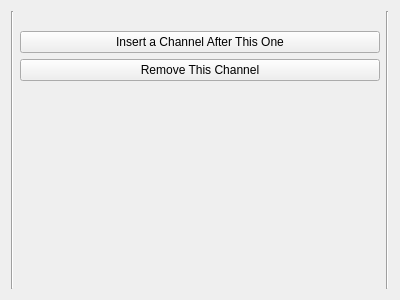
<?xml version="1.0" encoding="UTF-8"?>
<ui version="4.0">
 <class>FunGenSPAChannelAlignment</class>
 <widget class="QWidget" name="FunGenSPAChannelAlignment">
  <property name="geometry">
   <rect>
    <x>0</x>
    <y>0</y>
    <width>400</width>
    <height>300</height>
   </rect>
  </property>
  <layout class="QHBoxLayout" name="MainHBox">
   <item>
    <widget class="QFrame" name="vseparator1">
     <property name="frameShape">
      <enum>QFrame::VLine</enum>
     </property>
     <property name="frameShadow">
      <enum>QFrame::Sunken</enum>
     </property>
    </widget>
   </item>
   <item>
    <layout class="QVBoxLayout" name="OuterVBox">
     <item>
      <widget class="QLabel" name="TitleLabel">
       <property name="text">
        <string/>
       </property>
      </widget>
     </item>
     <item>
      <widget class="QPushButton" name="InsertChannelButton">
       <property name="text">
        <string>Insert a Channel After This One</string>
       </property>
       <property name="toolTip">
        <string>Only Works when "Multi_Pan" is selected</string>
       </property>
      </widget>
     </item>
     <item>
      <widget class="QPushButton" name="RemoveChannelButton">
       <property name="text">
        <string>Remove This Channel</string>
       </property>
       <property name="toolTip">
        <string>Only Works when "Multi_Pan" is selected</string>
       </property>
      </widget>
     </item>
     <item>
      <layout class="QVBoxLayout" name="MainVBox">
       <item>
        <spacer name="verticalSpacer">
         <property name="orientation">
          <enum>Qt::Vertical</enum>
         </property>
         <property name="sizeHint" stdset="0">
          <size>
           <width>20</width>
           <height>40</height>
          </size>
         </property>
        </spacer>
       </item>
      </layout>
     </item>
    </layout>
   </item>
   <item>
    <widget class="QFrame" name="vseparator2">
     <property name="frameShape">
      <enum>QFrame::VLine</enum>
     </property>
     <property name="frameShadow">
      <enum>QFrame::Sunken</enum>
     </property>
    </widget>
   </item>
  </layout>
 </widget>
 <resources/>
 <connections/>
</ui> 
